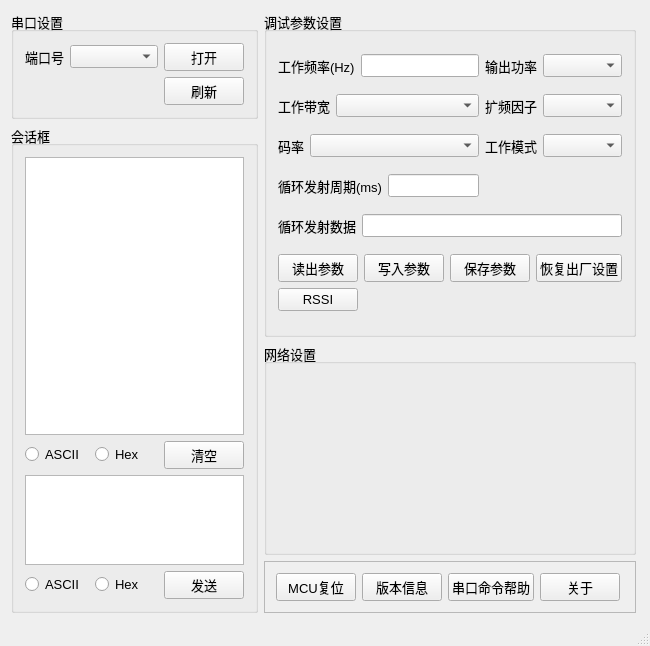
<?xml version="1.0" encoding="UTF-8"?>
<ui version="4.0">
 <class>MainWindow</class>
 <widget class="QMainWindow" name="MainWindow">
  <property name="geometry">
   <rect>
    <x>0</x>
    <y>0</y>
    <width>650</width>
    <height>646</height>
   </rect>
  </property>
  <property name="maximumSize">
   <size>
    <width>650</width>
    <height>16777215</height>
   </size>
  </property>
  <property name="font">
   <font>
    <pointsize>10</pointsize>
   </font>
  </property>
  <property name="windowTitle">
   <string>MainWindow</string>
  </property>
  <widget class="QWidget" name="centralWidget">
   <property name="maximumSize">
    <size>
     <width>650</width>
     <height>16777215</height>
    </size>
   </property>
   <layout class="QGridLayout" name="gridLayout_5">
    <item row="0" column="1" rowspan="2">
     <widget class="QGroupBox" name="groupBox_setting">
      <property name="title">
       <string>调试参数设置</string>
      </property>
      <layout class="QGridLayout" name="gridLayout_4">
       <item row="0" column="0">
        <layout class="QHBoxLayout" name="horizontalLayout_Freq">
         <item>
          <widget class="QLabel" name="label_freq">
           <property name="text">
            <string>工作频率(Hz)</string>
           </property>
          </widget>
         </item>
         <item>
          <widget class="QLineEdit" name="lineEdit_freq"/>
         </item>
        </layout>
       </item>
       <item row="0" column="1">
        <layout class="QHBoxLayout" name="horizontalLayout_power">
         <item>
          <widget class="QLabel" name="label_power">
           <property name="text">
            <string>输出功率</string>
           </property>
          </widget>
         </item>
         <item>
          <widget class="QComboBox" name="comboBox_power">
           <property name="sizePolicy">
            <sizepolicy hsizetype="Expanding" vsizetype="Fixed">
             <horstretch>0</horstretch>
             <verstretch>0</verstretch>
            </sizepolicy>
           </property>
          </widget>
         </item>
        </layout>
       </item>
       <item row="1" column="0">
        <layout class="QHBoxLayout" name="horizontalLayout_BW">
         <item>
          <widget class="QLabel" name="label_BW">
           <property name="text">
            <string>工作带宽</string>
           </property>
          </widget>
         </item>
         <item>
          <widget class="QComboBox" name="comboBox_BW">
           <property name="sizePolicy">
            <sizepolicy hsizetype="Expanding" vsizetype="Fixed">
             <horstretch>0</horstretch>
             <verstretch>0</verstretch>
            </sizepolicy>
           </property>
          </widget>
         </item>
        </layout>
       </item>
       <item row="1" column="1">
        <layout class="QHBoxLayout" name="horizontalLayout_SF">
         <item>
          <widget class="QLabel" name="label_SF">
           <property name="text">
            <string>扩频因子</string>
           </property>
          </widget>
         </item>
         <item>
          <widget class="QComboBox" name="comboBox_SF">
           <property name="sizePolicy">
            <sizepolicy hsizetype="Expanding" vsizetype="Fixed">
             <horstretch>0</horstretch>
             <verstretch>0</verstretch>
            </sizepolicy>
           </property>
          </widget>
         </item>
        </layout>
       </item>
       <item row="2" column="0">
        <layout class="QHBoxLayout" name="horizontalLayout_CR">
         <item>
          <widget class="QLabel" name="label_CR">
           <property name="text">
            <string>码率</string>
           </property>
          </widget>
         </item>
         <item>
          <widget class="QComboBox" name="comboBox_CR">
           <property name="sizePolicy">
            <sizepolicy hsizetype="Expanding" vsizetype="Fixed">
             <horstretch>0</horstretch>
             <verstretch>0</verstretch>
            </sizepolicy>
           </property>
          </widget>
         </item>
        </layout>
       </item>
       <item row="2" column="1">
        <layout class="QHBoxLayout" name="horizontalLayout_mode">
         <item>
          <widget class="QLabel" name="label_mode">
           <property name="text">
            <string>工作模式</string>
           </property>
          </widget>
         </item>
         <item>
          <widget class="QComboBox" name="comboBox_mode">
           <property name="sizePolicy">
            <sizepolicy hsizetype="Expanding" vsizetype="Fixed">
             <horstretch>0</horstretch>
             <verstretch>0</verstretch>
            </sizepolicy>
           </property>
          </widget>
         </item>
        </layout>
       </item>
       <item row="3" column="0">
        <layout class="QHBoxLayout" name="horizontalLayout_time">
         <item>
          <widget class="QLabel" name="label_time">
           <property name="text">
            <string>循环发射周期(ms)</string>
           </property>
          </widget>
         </item>
         <item>
          <widget class="QLineEdit" name="lineEdit_time">
           <property name="text">
            <string/>
           </property>
          </widget>
         </item>
        </layout>
       </item>
       <item row="3" column="1">
        <spacer name="horizontalSpacer_2">
         <property name="orientation">
          <enum>Qt::Horizontal</enum>
         </property>
         <property name="sizeHint" stdset="0">
          <size>
           <width>40</width>
           <height>20</height>
          </size>
         </property>
        </spacer>
       </item>
       <item row="4" column="0" colspan="2">
        <layout class="QHBoxLayout" name="horizontalLayout_data">
         <item>
          <widget class="QLabel" name="label_data">
           <property name="text">
            <string>循环发射数据</string>
           </property>
          </widget>
         </item>
         <item>
          <widget class="QLineEdit" name="lineEdit_data"/>
         </item>
        </layout>
       </item>
       <item row="5" column="0" colspan="2">
        <layout class="QGridLayout" name="gridLayout_2">
         <item row="0" column="0">
          <widget class="QPushButton" name="pushButton_read">
           <property name="sizePolicy">
            <sizepolicy hsizetype="Fixed" vsizetype="Fixed">
             <horstretch>0</horstretch>
             <verstretch>0</verstretch>
            </sizepolicy>
           </property>
           <property name="text">
            <string>读出参数</string>
           </property>
          </widget>
         </item>
         <item row="0" column="1">
          <widget class="QPushButton" name="pushButton_write">
           <property name="sizePolicy">
            <sizepolicy hsizetype="Fixed" vsizetype="Fixed">
             <horstretch>0</horstretch>
             <verstretch>0</verstretch>
            </sizepolicy>
           </property>
           <property name="text">
            <string>写入参数</string>
           </property>
          </widget>
         </item>
         <item row="0" column="2">
          <widget class="QPushButton" name="pushButton_flash">
           <property name="sizePolicy">
            <sizepolicy hsizetype="Fixed" vsizetype="Fixed">
             <horstretch>0</horstretch>
             <verstretch>0</verstretch>
            </sizepolicy>
           </property>
           <property name="text">
            <string>保存参数</string>
           </property>
          </widget>
         </item>
         <item row="0" column="3">
          <widget class="QPushButton" name="pushButton_Factory">
           <property name="sizePolicy">
            <sizepolicy hsizetype="Minimum" vsizetype="Fixed">
             <horstretch>0</horstretch>
             <verstretch>0</verstretch>
            </sizepolicy>
           </property>
           <property name="text">
            <string>恢复出厂设置</string>
           </property>
          </widget>
         </item>
         <item row="1" column="0">
          <widget class="QPushButton" name="pushButton_Rssi">
           <property name="text">
            <string>RSSI</string>
           </property>
          </widget>
         </item>
         <item row="1" column="1" colspan="3">
          <spacer name="horizontalSpacer_3">
           <property name="orientation">
            <enum>Qt::Horizontal</enum>
           </property>
           <property name="sizeHint" stdset="0">
            <size>
             <width>238</width>
             <height>20</height>
            </size>
           </property>
          </spacer>
         </item>
        </layout>
       </item>
      </layout>
     </widget>
    </item>
    <item row="1" column="0" rowspan="3">
     <widget class="QGroupBox" name="groupBox_Conversation">
      <property name="sizePolicy">
       <sizepolicy hsizetype="Expanding" vsizetype="Preferred">
        <horstretch>0</horstretch>
        <verstretch>0</verstretch>
       </sizepolicy>
      </property>
      <property name="minimumSize">
       <size>
        <width>0</width>
        <height>191</height>
       </size>
      </property>
      <property name="maximumSize">
       <size>
        <width>300</width>
        <height>16777215</height>
       </size>
      </property>
      <property name="title">
       <string>会话框</string>
      </property>
      <layout class="QVBoxLayout" name="verticalLayout">
       <item>
        <widget class="QTextEdit" name="read_textEdit"/>
       </item>
       <item>
        <layout class="QHBoxLayout" name="horizontalLayout_9">
         <item>
          <widget class="QRadioButton" name="read_ASCII">
           <property name="text">
            <string>ASCII</string>
           </property>
          </widget>
         </item>
         <item>
          <widget class="QRadioButton" name="read_Hex">
           <property name="text">
            <string>Hex</string>
           </property>
          </widget>
         </item>
         <item>
          <widget class="QPushButton" name="clear_Button">
           <property name="sizePolicy">
            <sizepolicy hsizetype="Fixed" vsizetype="Fixed">
             <horstretch>0</horstretch>
             <verstretch>0</verstretch>
            </sizepolicy>
           </property>
           <property name="text">
            <string>清空</string>
           </property>
          </widget>
         </item>
        </layout>
       </item>
       <item>
        <widget class="QTextEdit" name="send_text">
         <property name="maximumSize">
          <size>
           <width>16777215</width>
           <height>90</height>
          </size>
         </property>
        </widget>
       </item>
       <item>
        <layout class="QHBoxLayout" name="horizontalLayout_8">
         <item>
          <widget class="QRadioButton" name="send_ASCII">
           <property name="text">
            <string>ASCII</string>
           </property>
          </widget>
         </item>
         <item>
          <widget class="QRadioButton" name="send_Hex">
           <property name="text">
            <string>Hex</string>
           </property>
          </widget>
         </item>
         <item>
          <widget class="QPushButton" name="send_Button">
           <property name="sizePolicy">
            <sizepolicy hsizetype="Fixed" vsizetype="Fixed">
             <horstretch>0</horstretch>
             <verstretch>0</verstretch>
            </sizepolicy>
           </property>
           <property name="text">
            <string>发送</string>
           </property>
          </widget>
         </item>
        </layout>
       </item>
      </layout>
     </widget>
    </item>
    <item row="3" column="1">
     <widget class="QFrame" name="frame">
      <property name="sizePolicy">
       <sizepolicy hsizetype="Maximum" vsizetype="Maximum">
        <horstretch>0</horstretch>
        <verstretch>0</verstretch>
       </sizepolicy>
      </property>
      <property name="frameShape">
       <enum>QFrame::StyledPanel</enum>
      </property>
      <property name="frameShadow">
       <enum>QFrame::Raised</enum>
      </property>
      <layout class="QGridLayout" name="gridLayout_3">
       <item row="0" column="0">
        <layout class="QHBoxLayout" name="horizontalLayout">
         <item>
          <widget class="QPushButton" name="pushButton_MCU">
           <property name="text">
            <string>MCU复位</string>
           </property>
          </widget>
         </item>
         <item>
          <widget class="QPushButton" name="pushButton_INF">
           <property name="text">
            <string>版本信息</string>
           </property>
          </widget>
         </item>
         <item>
          <widget class="QPushButton" name="pushButton_help">
           <property name="text">
            <string>串口命令帮助</string>
           </property>
          </widget>
         </item>
         <item>
          <widget class="QPushButton" name="pushButton_About">
           <property name="text">
            <string>关于</string>
           </property>
          </widget>
         </item>
        </layout>
       </item>
       <item row="0" column="1">
        <spacer name="horizontalSpacer_5">
         <property name="orientation">
          <enum>Qt::Horizontal</enum>
         </property>
         <property name="sizeHint" stdset="0">
          <size>
           <width>40</width>
           <height>20</height>
          </size>
         </property>
        </spacer>
       </item>
      </layout>
     </widget>
    </item>
    <item row="2" column="1">
     <widget class="QGroupBox" name="groupBox_net">
      <property name="title">
       <string>网络设置</string>
      </property>
     </widget>
    </item>
    <item row="0" column="0">
     <widget class="QGroupBox" name="gBox_setting_com">
      <property name="sizePolicy">
       <sizepolicy hsizetype="Preferred" vsizetype="Maximum">
        <horstretch>0</horstretch>
        <verstretch>0</verstretch>
       </sizepolicy>
      </property>
      <property name="maximumSize">
       <size>
        <width>300</width>
        <height>16777215</height>
       </size>
      </property>
      <property name="title">
       <string>串口设置</string>
      </property>
      <layout class="QGridLayout" name="gridLayout">
       <item row="0" column="0">
        <layout class="QHBoxLayout" name="horizontalLayout_com">
         <item>
          <widget class="QLabel" name="label_com">
           <property name="text">
            <string>端口号</string>
           </property>
          </widget>
         </item>
         <item>
          <widget class="QComboBox" name="comboBox_com">
           <property name="sizePolicy">
            <sizepolicy hsizetype="Expanding" vsizetype="Fixed">
             <horstretch>0</horstretch>
             <verstretch>0</verstretch>
            </sizepolicy>
           </property>
          </widget>
         </item>
        </layout>
       </item>
       <item row="0" column="1">
        <widget class="QPushButton" name="Button_open_com">
         <property name="text">
          <string>打开</string>
         </property>
        </widget>
       </item>
       <item row="1" column="0">
        <spacer name="horizontalSpacer">
         <property name="orientation">
          <enum>Qt::Horizontal</enum>
         </property>
         <property name="sizeHint" stdset="0">
          <size>
           <width>110</width>
           <height>20</height>
          </size>
         </property>
        </spacer>
       </item>
       <item row="1" column="1">
        <widget class="QPushButton" name="Button_clear_com">
         <property name="text">
          <string>刷新</string>
         </property>
        </widget>
       </item>
      </layout>
     </widget>
    </item>
    <item row="3" column="2">
     <spacer name="horizontalSpacer_4">
      <property name="orientation">
       <enum>Qt::Horizontal</enum>
      </property>
      <property name="sizeHint" stdset="0">
       <size>
        <width>40</width>
        <height>20</height>
       </size>
      </property>
     </spacer>
    </item>
   </layout>
  </widget>
  <widget class="QStatusBar" name="statusBar"/>
 </widget>
 <layoutdefault spacing="6" margin="11"/>
 <resources/>
 <connections/>
</ui>
